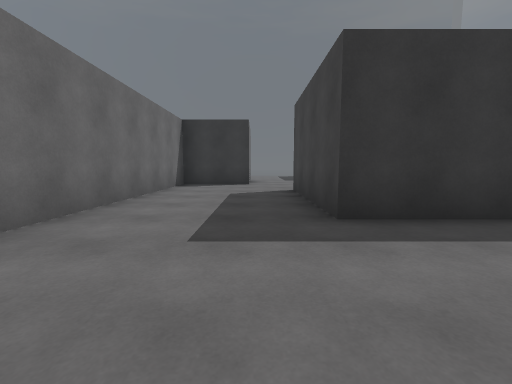
View 1 (above)

12 first-person views from a walk through a Unity game level. The camera is 1.2 m above the floor, tilts 6° down and sees 90° across. The floor is counted in squares, 2 m on a side. Each view is taken from the middle of a square. On the plan, view 1 faces up. The plan holds only what a view shows up to about 9 squares ahead; the rest is blank. The place goes on beyond the plan.

View 2
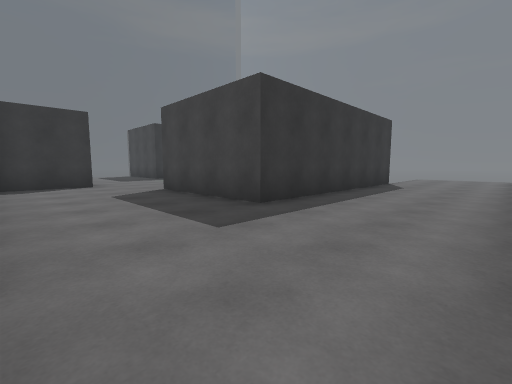

View 3
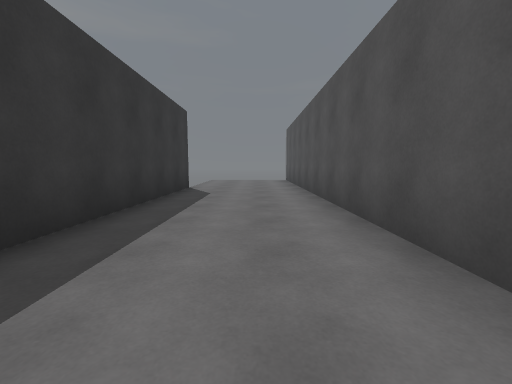

View 4
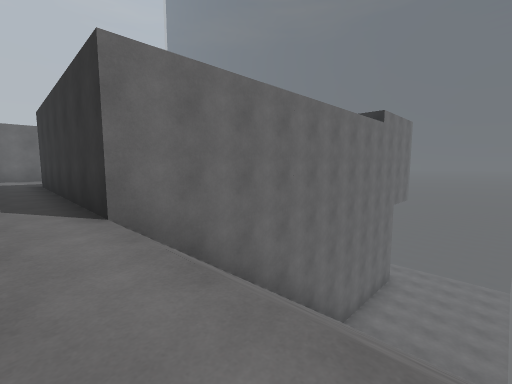

View 5
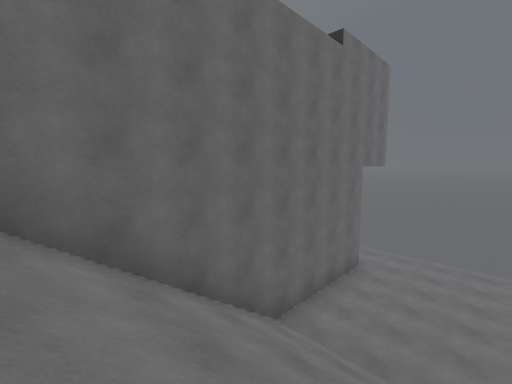

View 6
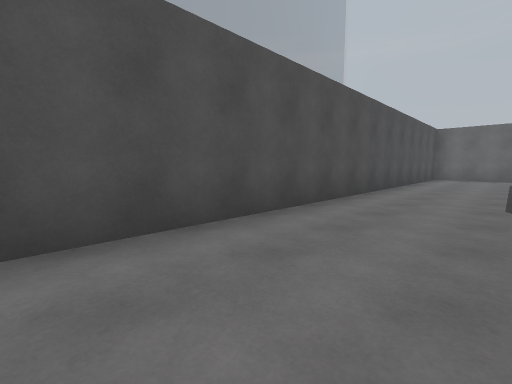

View 7
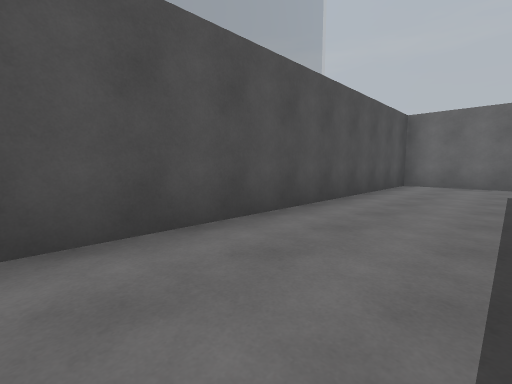

View 8
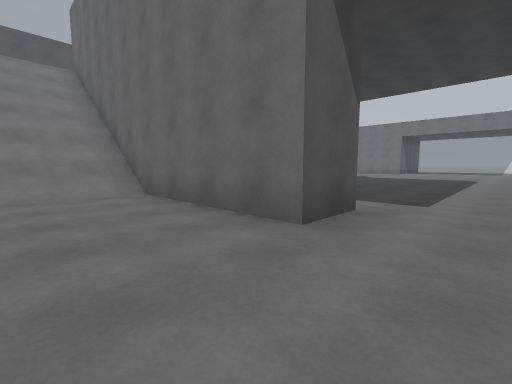

View 9
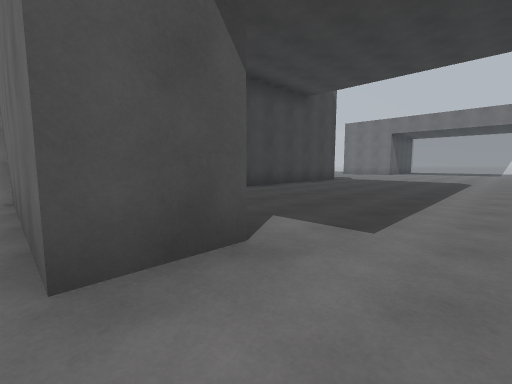

View 10
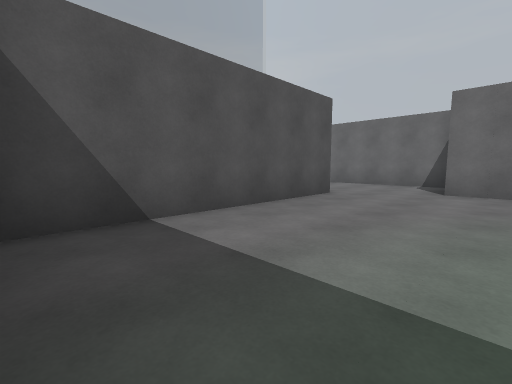

View 11
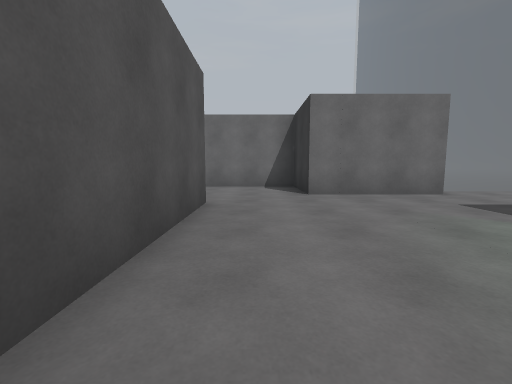

View 12
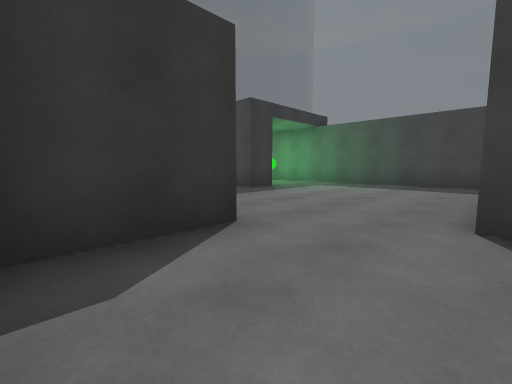

### Floor plan
Key: @ floor where view 1 was taken; # wall or solid block; . main floor; - floor 7.75 m lower than the main floor; / step, stairs or slope.
Columns run from 5 left of view 1 to 10 right of it. Each row starts with its distance up from view 1.
 14 ----------------
 13 ----------------
 12  ----------.#---
 11   ---------.#---
 10    ------  .#---
  9     -//////.#---
  8   ###.......#//
  7   #.........#///
  6   #...#######///
  5   #...#     #///
  4   #...#     #///
  3   #...#######///
  2   #.............
  1   #.............
  0   #..@..........
 -1   ##############

Positions as (right, up) in squares from view 1, and headings:
1: (0, 0), facing up
2: (-2, 0), facing up-right
3: (0, 1), facing right
4: (10, 2), facing up-left
5: (10, 5), facing up-left
6: (10, 2), facing down-left
7: (6, 2), facing down-left
8: (9, 14), facing down-left
9: (7, 14), facing down-left
10: (6, 9), facing down-left
11: (5, 7), facing left
12: (-2, 6), facing up-right
